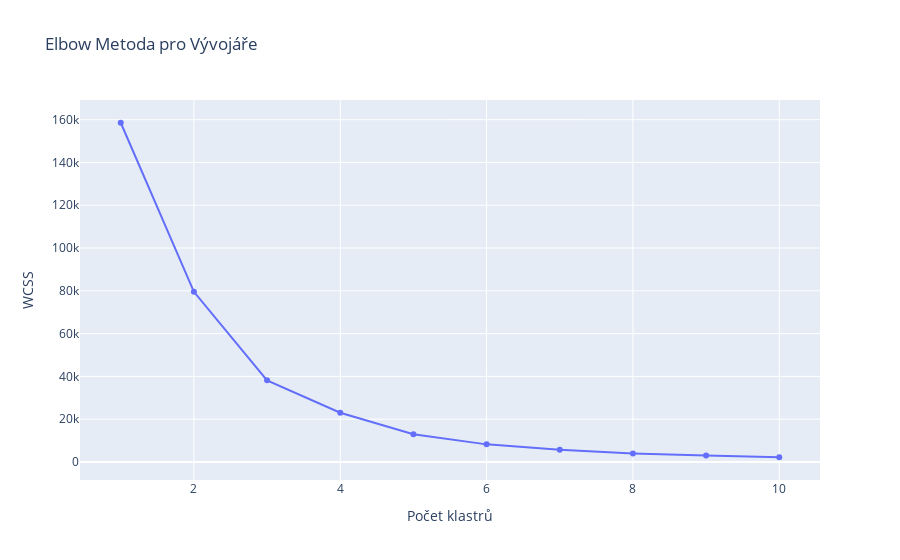
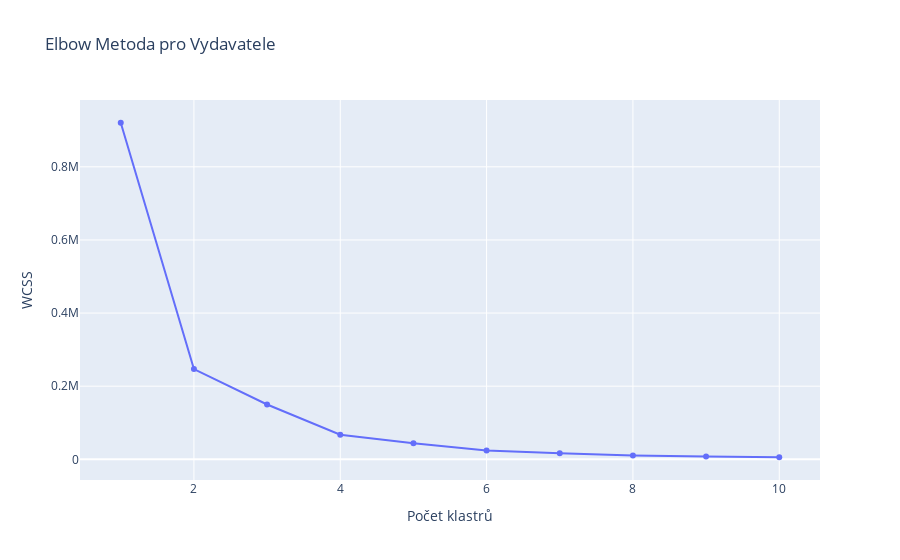

Notebook code for these charts, in order:
### Code cell
# Vývojáři a vydavatelé
df = df.dropna(subset=["developer", "publisher"], how="all")
df["developer"].fillna(df["publisher"], inplace=True)
df["publisher"].fillna(df["developer"], inplace=True)

from sklearn.cluster import KMeans
import plotly.graph_objs as go
import pandas as pd

# Spočítání frekvencí pro vývojáře a vydavatele
game_counts_developer = df["developer"].value_counts()
game_counts_publisher = df["publisher"].value_counts()


# Funkce pro vytvoření Elbow grafu
def elbow_plot(data, title):
    wcss = []
    for i in range(1, 11):
        kmeans = KMeans(n_clusters=i, max_iter=300, n_init=10, random_state=0)
        kmeans.fit(data.values.reshape(-1, 1))
        wcss.append(kmeans.inertia_)

    fig = go.Figure(data=go.Scatter(x=list(range(1, 11)), y=wcss, mode="lines+markers"))
    fig.update_layout(title=title, xaxis_title="Počet klastrů", yaxis_title="WCSS")
    fig.show()


# Vytvoření Elbow grafu pro vývojáře
elbow_plot(game_counts_developer, "Elbow Metoda pro Vývojáře")

# Vytvoření Elbow grafu pro vydavatele
elbow_plot(game_counts_publisher, "Elbow Metoda pro Vydavatele")

# Po určení optimálního počtu klastrů pomocí grafů
# Můžete použít KMeans pro klastrování a přidání výsledků do DataFrame
optimal_clusters_developer = 3  # Změňte podle vašeho grafu
optimal_clusters_publisher = 2  # Změňte podle vašeho grafu

kmeans_developer = KMeans(n_clusters=optimal_clusters_developer, random_state=0)
developer_clusters = kmeans_developer.fit_predict(
    game_counts_developer.values.reshape(-1, 1)
)
developer_cluster_map = dict(zip(game_counts_developer.index, developer_clusters))

kmeans_publisher = KMeans(n_clusters=optimal_clusters_publisher, random_state=0)
publisher_clusters = kmeans_publisher.fit_predict(
    game_counts_publisher.values.reshape(-1, 1)
)
publisher_cluster_map = dict(zip(game_counts_publisher.index, publisher_clusters))

# Mapování klastrů zpět do původního DataFrame
df["developer_size"] = df["developer"].map(developer_cluster_map)
df["publisher_size"] = df["publisher"].map(publisher_cluster_map)

df = df.drop(columns=["developer", "publisher"])
len(df.columns)

### Figure 1 — Plotly figure (JSON) as saved in the notebook; plotly's stock layout.template omitted (floating-point values rounded to 4 significant figures)
{"data": [{"mode": "lines+markers", "type": "scatter", "x": [1, 2, 3, 4, 5, 6, 7, 8, 9, 10], "y": [158600.0, 79520.0, 38150.0, 23010.0, 12990.0, 8216.0, 5727.0, 3981.0, 2988.0, 2196.0]}], "layout": {"title": {"text": "Elbow Metoda pro Vývojáře"}, "xaxis": {"title": {"text": "Počet klastrů"}}, "yaxis": {"title": {"text": "WCSS"}}}}

### Figure 2 — Plotly figure (JSON) as saved in the notebook; plotly's stock layout.template omitted (floating-point values rounded to 4 significant figures)
{"data": [{"mode": "lines+markers", "type": "scatter", "x": [1, 2, 3, 4, 5, 6, 7, 8, 9, 10], "y": [920500.0, 246800.0, 150000.0, 67220.0, 43950.0, 24000.0, 16760.0, 10670.0, 7812.0, 5610.0]}], "layout": {"title": {"text": "Elbow Metoda pro Vydavatele"}, "xaxis": {"title": {"text": "Počet klastrů"}}, "yaxis": {"title": {"text": "WCSS"}}}}
